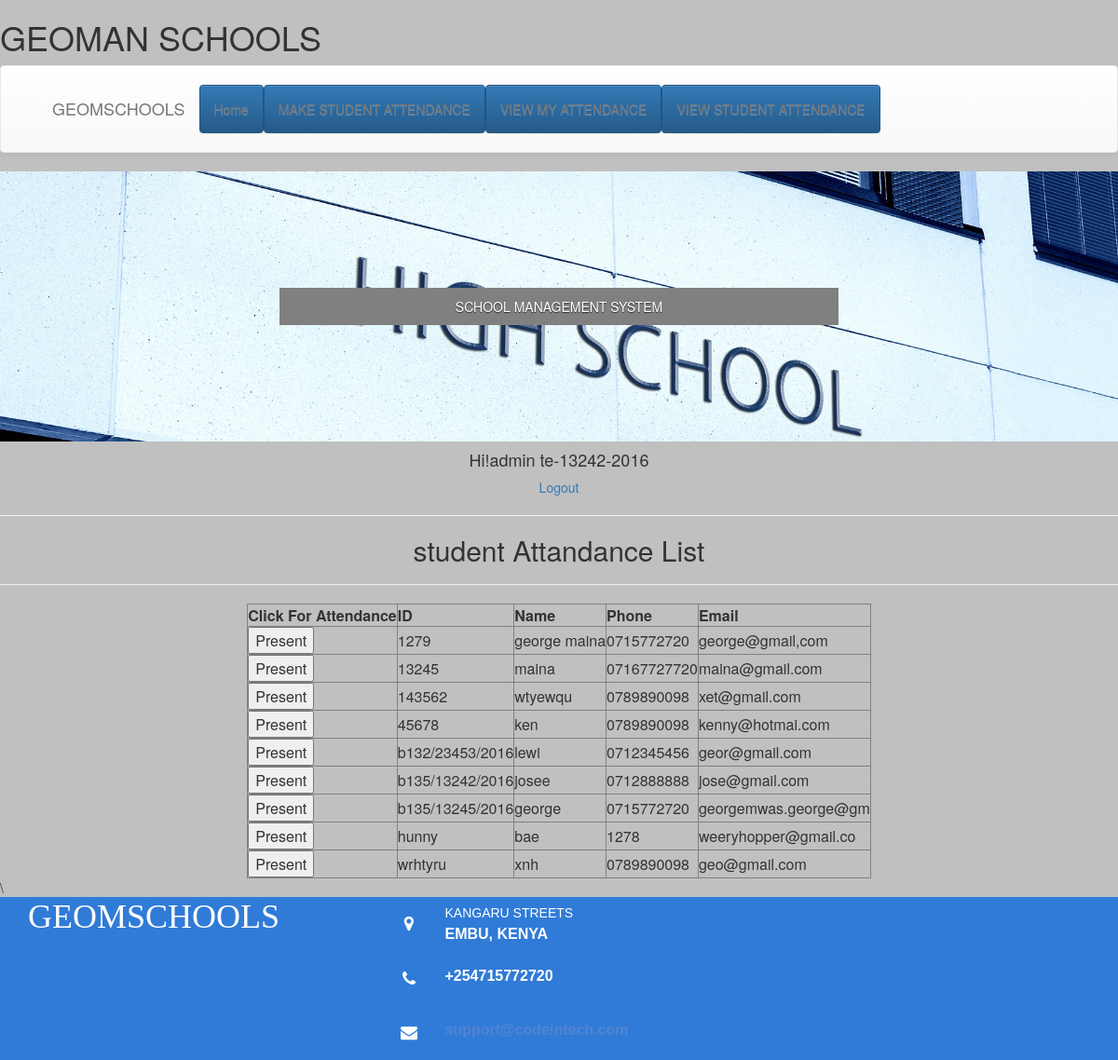
The page /module/teacher/att.php (signed in) on the database its author committed.
### tables this page shows
CREATE TABLE `students` (
  `id` varchar(20) NOT NULL,
  `name` varchar(20) NOT NULL,
  `password` varchar(20) NOT NULL,
  `phone` varchar(13) NOT NULL,
  `email` varchar(20) NOT NULL,
  `sex` varchar(7) NOT NULL,
  `dob` date NOT NULL,
  `addmissiondate` date NOT NULL,
  `address` varchar(50) NOT NULL,
  `parentid` varchar(20) NOT NULL,
  `classid` varchar(20) NOT NULL
);

### config.php (called while the page is built, shortened)
<?php
function variable_names($name){
	if ($name == 'title') {
		$name = "GEOMAN SCHOOLS";
	}
	return $name;
}
?>

### module/teacher/main.php (called while the page is built, shortened)
<?php
include_once('../../service/mysqlcon.php');
$check=$_SESSION['login_id'];
$session=mysqli_query($con,"SELECT name  FROM teachers WHERE id='$check' ");
$row=mysqli_fetch_array($session);
$login_session = $loged_user_name = $row['name'];
?>

### module/teacher/att.php (the view, shortened to what this page needs)
<?php
include_once('main.php');
include_once('../../service/mysqlcon.php');
include('../../config.php');
$sql = "SELECT * FROM students where id not in (select attendedid from attendance where date=CURDATE())";
$res= mysqli_query($con,$sql);
$string = "";
while($row = mysqli_fetch_array($res)){
    $string .= "<form action='#' method='post'>".
    "<tr><td><input type='submit' name='submit' value='Present'></td>".
    '<input type="hidden" value="'.$row['id'].'" name="id" />'.
    '<td>'.$row['id'].'</td><td>'.$row['name'].
    '</td><td>'.$row['phone'].'</td><td>'.$row['email'].'</td></tr></form>';
}
?>
<html>
    <head>
		    <link rel="stylesheet" type="text/css" href="../../source/CSS/style.css">
           <link rel="stylesheet" type="text/css" href="../../assets/bootstrap/css/bootstrap.min.css">
            <link rel="stylesheet" type="text/css" href="../../source/CSS/style.css">
            <link rel="stylesheet" type="text/css" href="../../assets/css/Footer.css">
            <link rel="stylesheet" type="text/css" href="../../assets/css/Header.css">
            <link rel="stylesheet" href="../../assets/css/codeintech.css">
            <link rel="stylesheet" type="text/css" href="../../assets/fonts/font-awesome.min.css">
		</head>
    <body style="background-color: silver">
			  <div class="header"><h1><?php echo variable_names('title') ?></h1></div>
			             <nav class="navbar navbar-default custom-header">
        <div class="container-fluid">
           <div class="navbar-header">
                 <a class="navbar-brand" href="#">GEOMSCHOOLS</a>
            </div>
            <div class="collapse navbar-collapse" id="mynavbar">
                <ul class="nav navbar-nav ">
                   <li> <a class ="btn btn-primary" href="index.php">Home</a></li>
                               <li><a class ="btn btn-primary" href="att.php">MAKE STUDENT ATTENDANCE</a></li>
                               <li> <a class ="btn btn-primary" href="viewAttendance.php">VIEW MY ATTENDANCE</a></li>
                               <li> <a class ="btn btn-primary" href="viewAttendancest.php">VIEW STUDENT ATTENDANCE</a></li>
                </ul>
            </div>
        </div>
    </nav>
      <div class="codeintech">
        <p class="hero-subtitle">SCHOOL MANAGEMENT SYSTEM</p></div>
							<div align="center">
								<h4>Hi!admin <?php echo $check." ";?></h4>
								<a class ="menulista" href="logout.php" onmouseover="changemouseover(this);" onmouseout="changemouseout(this,'<?php echo ucfirst($loged_user_name);?>');"><?php echo "Logout";?></a>
						</div>
			  <hr/>
        <center>
            <h2>student Attandance List</h2><hr/>
              <table border="1">
                <tr>
                    <th>Click For Attendance</th>
                    <th>ID</th>
                    <th>Name</th>
                    <th>Phone</th>
                    <th>Email</th>
                </tr>
                <?php echo $string;?>
              </table>
        </center>\
        <footer><?php include('../../footer.php'); ?></footer>
		</body>
</html>

### footer.php (shortened to what this page needs)
<!DOCTYPE html>
<html>
<head>
	<link rel="stylesheet" type="text/css" href="assets/css/Footer.css">
	<link rel="stylesheet" type="text/css" href="assets/bootstrap/css/bootstrap.min.css">
     <link rel="stylesheet" href="assets/fonts/font-awesome.min.css">
</head>
<body style="padding-bottom: 100px; background-color: rgb(142,68,173)">
 <footer>
    <div class="container">
        <div class="row">
            <div class="col-md-4 col-sm-6 footer-navigation">
                <h3><a href="#">GEOMSCHOOLS</a></h3>
            </div>
            <div class="col-md-4 col-sm-6 footer-contacts">
                <div><span class="fa fa-map-marker footer-contacts-icon"> </span>
                    <p><span class="new-line-span">KANGARU STREETS</span> EMBU, KENYA</p>
                </div>
                <div><i class="fa fa-phone footer-contacts-icon"></i>
                    <p class="footer-center-info email text-left"> +254715772720</p>
                </div>
                <div><i class="fa fa-envelope footer-contacts-icon"></i>
                    <p> <a href="https://www.phpcoders854261895.wordpress.com" target="_blank"> support@codeintech.com</a></p>
                </div>
            </div>
        </div>
        </div>
    </footer>
</body>
</html>

### assets/css/Footer.css (style rules this page uses)
footer { background-color:#307bd7; width:100%; text-align:left; font:bold 16px sans-serif; bottom:0; color:#fff; }
.footer-navigation h3 { margin:0; font:normal 36px Cookie, cursive; color:#fff; }
.footer-navigation h3 a { text-decoration:none; color:#fff; }
.footer-contacts p { display:inline-block; color:#ffffff; vertical-align:middle; }
.footer-contacts p a { color:#5383d3; text-decoration:none; }
.fa.footer-contacts-icon { background-color:#307bd7; color:#fff; font-size:18px; width:38px; height:38px; border-radius:50%; text-align:center; line-height:38px; margin:10px 15px 10px 0; }
span.new-line-span { display:block; font-weight:normal; display:block; font-weight:normal; font-size:14px; line-height:2; }

### assets/css/Header.css (style rules this page uses)
.custom-header { background:#307bd7; padding:20px 40px; box-sizing:border-box; border:0; border-radius:0; }

### assets/css/codeintech.css (style rules this page uses)
div.codeintech { color:#ffe; text-align:center; background:url('../../assets/img/school.jpg'); background-size:cover; background-position:center; padding-top:100px; padding-bottom:100px; }
p.hero-subtitle { max-width:600px; margin:25px auto; padding:10px 15px; background-color:gray; color:#fff; text-shadow:0 1px 1px rgba(0,0,0,0.7); font-weight:500; }

### rows shown on the page
students: id "1279", name "george maina", phone "0715772720", email "george@gmail,com"
students: id "13245", name "maina", phone "07167727720", email "maina@gmail.com"
students: id "143562", name "wtyewqu", phone "0789890098", email "xet@gmail.com"
students: id "45678", name "ken", phone "0789890098", email "kenny@hotmai.com"
students: id "b132/23453/2016", name "lewi", phone "0712345456", email "geor@gmail.com"
students: id "b135/13242/2016", name "josee", phone "0712888888", email "jose@gmail.com"
students: id "b135/13245/2016", name "george", phone "0715772720", email "georgemwas.george@gm"
students: id "hunny", name "bae", phone "1278", email "weeryhopper@gmail.co"
students: id "wrhtyru", name "xnh", phone "0789890098", email "geo@gmail.com"

### other values the page prints
variable_names('title') "GEOMAN SCHOOLS"
$check "te-13242-2016"
